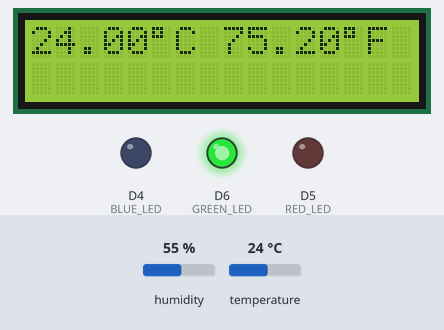
The program below on a simulated ESP8266 (NodeMCU). Shown: 16×2 character LCD, output pins drawn as LEDs (lit = HIGH). The inputs (shaded band) are chosen by the test bench; at power-on: temperature 24 °C, humidity 55 %. What the program prints to the serial monitor is not drawn.

Above: at 3.7 s.
3.8 s: temperature set to 27 °C
At 9.7 s:
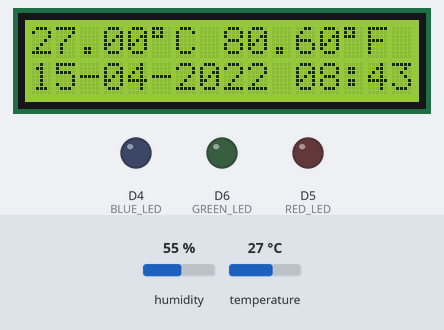
12.9 s: temperature set to 30 °C
At 16.2 s:
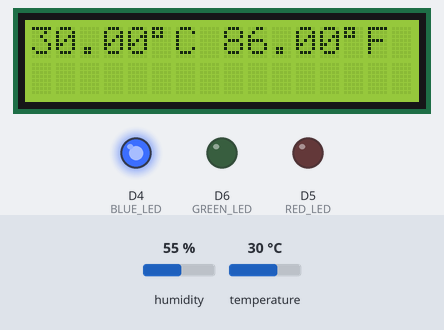
22.2 s: temperature set to 32 °C
At 24.2 s:
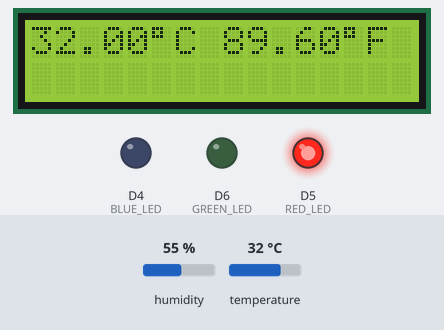
Timing chart, 0 to 38.8 s (numbered marks = the images above; inputs shaded):
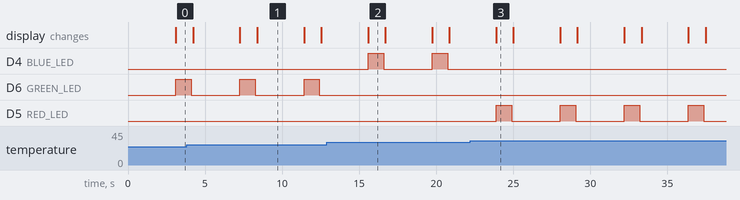

The program:

main.cpp
```cpp
// #include <Arduino.h>
// #include <LiquidCrystal_I2C.h>

// LiquidCrystal_I2C lcd(0x27, 16, 2);

// void setup()
// {
//   lcd.init(); // initialize the lcd
//   lcd.backlight();
//   lcd.clear();
//   lcd.home();
// }

// void scrollText(int row, String message, int delayTime, int lcdColumns)
// {
//     for (int i = 0; i < lcdColumns; i++)
//     {
//         message = " " + message;
//     }
//     message = message + " ";
//     for (int pos = 0; pos < message.length(); pos++)
//     {
//         lcd.setCursor(0, row);
//         lcd.print(message.substring(pos, pos + lcdColumns));
//         delay(delayTime);
//     }
// }

// void loop()
// {
//   lcd.home();
//   lcd.print("Polinema");
//   scrollText(1, "Kelas IoT.", 250, 16);
// }

#include <Arduino.h>
#include <DHT.h>
#include <LiquidCrystal_I2C.h>
#include <Wire.h>
#include <TimeLib.h>
// #define DHTTYPE DHT11

#define DHTTYPE DHT11
#define RED_LED D5   // led warna merah
#define GREEN_LED D6 // led warna hijau
#define BLUE_LED D4  // led warnah biru

byte simbol_derajat = B11011111;
time_t t = now();
DHT dht(D7, DHTTYPE);

LiquidCrystal_I2C lcd(0x27, 16, 2);

void setup()
{
    dht.begin();
    Serial.begin(115200);
    setTime(t);
    setTime(8, 43, 00, 15, 4, 22); //(Jam,Menit,Detik,Tanggal,Bulan,Tahun)menunjukan mengatur sebuah tanggal dan jam
    pinMode(RED_LED, OUTPUT);      // atur pin:pin digital sebagai output
    pinMode(GREEN_LED, OUTPUT);
    pinMode(BLUE_LED, OUTPUT);
    Serial.println("Menggunakan DHT11");
    lcd.init(); // initialize the lcd
    lcd.backlight();
    lcd.clear();
    lcd.home();
}

void scrollText(int row, String message, int delayTime, int lcdColumns)
{
    for (int i = 0; i < lcdColumns; i++)
    {
        message = " " + message;
    }
    message = message + " ";
    for (int pos = 0; pos < message.length(); pos++)
    {
        lcd.setCursor(0, row);
        lcd.print(message.substring(pos, pos + lcdColumns));
        delay(delayTime);
    }
}

void printkurangdarinol(int data)
{
    if (data >= 0 && data < 10)
    {
        lcd.write('0');
    }
    lcd.print(data);
}

void loop()
{
    delay(3000);
    // float h = dht.readHumidity();
    float t = dht.readTemperature();
    float f = dht.readTemperature(true);

    if (isnan(t) || isnan(f))
    {
        Serial.println("Failed to read from DHT sensor!");
        return;
    }

    Serial.print(F("%  Temperature: "));
    Serial.print(t);
    Serial.print(F("°C "));
    Serial.print(f);
    Serial.print(F("°F"));
    Serial.print(F(" "));

    lcd.clear();
    lcd.setCursor(0, 0);
    lcd.print(t);
    lcd.write(simbol_derajat);
    lcd.print(F("C "));
    lcd.print(f);
    lcd.write(simbol_derajat);
    lcd.print(F("F"));
    // delay(3000);

    if (t <= 28)
    {
        Serial.println("Suhu Dingin!");
        digitalWrite(GREEN_LED, HIGH);
        delay(1000);
        digitalWrite(GREEN_LED, LOW);
        delay(100);
    }
    if (28 < t && t <= 30)
    {
        Serial.println("Suhu Normal!");
        digitalWrite(BLUE_LED, HIGH);
        delay(1000);
        digitalWrite(BLUE_LED, LOW);
        delay(100);
    }
    if (t > 30)
    {
        Serial.println("Suhu Panas!");
        digitalWrite(RED_LED, HIGH);
        delay(1000);
        digitalWrite(RED_LED, LOW);
        delay(100);
    }

    // 2018
    else if (day() >= 28 && month() == 2 && year() == 18)
    {
        setTime(0, 0, 0, 1, 3, 18);
    }
    else if (day() >= 30 && month() == 4 && year() == 18)
    {
        setTime(0, 0, 0, 1, 5, 18);
    }
    else if (day() >= 30 && month() == 6 && year() == 18)
    {
        setTime(0, 0, 0, 1, 7, 18);
    }
    else if (day() >= 30 && month() == 9 && year() == 18)
    {
        setTime(0, 0, 0, 1, 10, 18);
    }
    else if (day() >= 30 && month() == 11 && year() == 18)
    {
        setTime(0, 0, 0, 1, 12, 18);
    }

    // 2019
    else if (day() >= 28 && month() == 2 && year() == 19)
    {
        setTime(0, 0, 0, 1, 3, 19);
    }
    else if (day() >= 30 && month() == 4 && year() == 19)
    {
        setTime(0, 0, 0, 1, 5, 19);
    }
    else if (day() >= 30 && month() == 6 && year() == 19)
    {
        setTime(0, 0, 0, 1, 7, 19);
    }
    else if (day() >= 30 && month() == 9 && year() == 19)
    {
        setTime(0, 0, 0, 1, 10, 19);
    }
    else if (day() >= 30 && month() == 11 && year() == 19)
    {
        setTime(0, 0, 0, 1, 12, 19);
    }

    // 2020
    else if (day() >= 29 && month() == 2 && year() == 20)
    {
        setTime(0, 0, 0, 1, 3, 20);
    }
    else if (day() >= 30 && month() == 4 && year() == 20)
    {
        setTime(0, 0, 0, 1, 5, 20);
    }
    else if (day() >= 30 && month() == 6 && year() == 20)
    {
        setTime(0, 0, 0, 1, 7, 20);
    }
    else if (day() >= 30 && month() == 9 && year() == 20)
    {
        setTime(0, 0, 0, 1, 10, 20);
    }
    else if (day() >= 30 && month() == 11 && year() == 20)
    {
        setTime(0, 0, 0, 1, 12, 20);
    }

    // 2022
    else if (day() >= 28 && month() == 2 && year() == 21)
    {
        setTime(0, 0, 0, 1, 3, 21);
    }
    else if (day() >= 30 && month() == 4 && year() == 21)
    {
        setTime(0, 0, 0, 1, 5, 21);
    }
    else if (day() >= 30 && month() == 6 && year() == 21)
    {
        setTime(0, 0, 0, 1, 7, 21);
    }
    else if (day() >= 30 && month() == 9 && year() == 21)
    {
        setTime(0, 0, 0, 1, 10, 21);
    }
    else if (day() >= 30 && month() == 11 && year() == 21)
    {
        setTime(0, 0, 0, 1, 12, 21);
    }

    // 2022
    else if (day() >= 28 && month() == 2 && year() == 22)
    {
        setTime(0, 0, 0, 1, 3, 22);
    }
    else if (day() >= 30 && month() == 4 && year() == 22)
    {
        setTime(0, 0, 0, 1, 5, 22);
    }
    else if (day() >= 30 && month() == 6 && year() == 22)
    {
        setTime(0, 0, 0, 1, 7, 22);
    }
    else if (day() >= 30 && month() == 9 && year() == 22)
    {
        setTime(0, 0, 0, 1, 10, 22);
    }
    else if (day() >= 30 && month() == 11 && year() == 22)
    {
        setTime(0, 0, 0, 1, 12, 22);
    }
    else if (hour() == 0 && minute() == 0 && second() == 0)
    {
        lcd.clear();
        lcd.setCursor(0, 1);
        lcd.print("Date: ");
        printkurangdarinol(day());
        lcd.print("-");
        printkurangdarinol(month());
        lcd.print("-");
        printkurangdarinol(year());
        lcd.print("-");
        lcd.print("Time: ");
        printkurangdarinol(hour());
        lcd.print("");
        printkurangdarinol(minute());
        lcd.print(":");
    }


    lcd.setCursor(0, 1);
    // lcd.print("Date: ");
    printkurangdarinol(day());
    lcd.print("-");
    printkurangdarinol(month());
    lcd.print("-");
    printkurangdarinol(year());
    lcd.print(" ");
    /// lcd.print("Time: ");
    printkurangdarinol(hour());
    lcd.print(":");
    printkurangdarinol(minute());
    //delay(500);
}
```

Measured:
- the behaviour switches between 28 and 29 °C on temperature (found by bisection; images 1 and 2)
- the behaviour switches between 30 and 31 °C on temperature (found by bisection; images 2 and 3)
- after the input at 3.8 s, the display: first differs from a run without the input after 3.5 s (image 1 shows a later state)
- after the input at 12.9 s, D4 (BLUE_LED): alternates HIGH for 1.0 s and LOW for 3.2 s, starting after 2.7 s; D6 (GREEN_LED): stops changing and stays LOW; the display: changes after 2.7 s (image 2)
- after the input at 22.2 s, D4 (BLUE_LED): stops changing and stays LOW; D5 (RED_LED): alternates HIGH for 1.0 s and LOW for 3.2 s, starting after 1.7 s; the display: changes after 1.7 s (image 3)
- by itself, D6 (GREEN_LED): alternates HIGH for 1.0 s and LOW for 3.2 s
- what the display in image 1 shows lasts 3.0 s, from 8.4 s to 11.4 s
